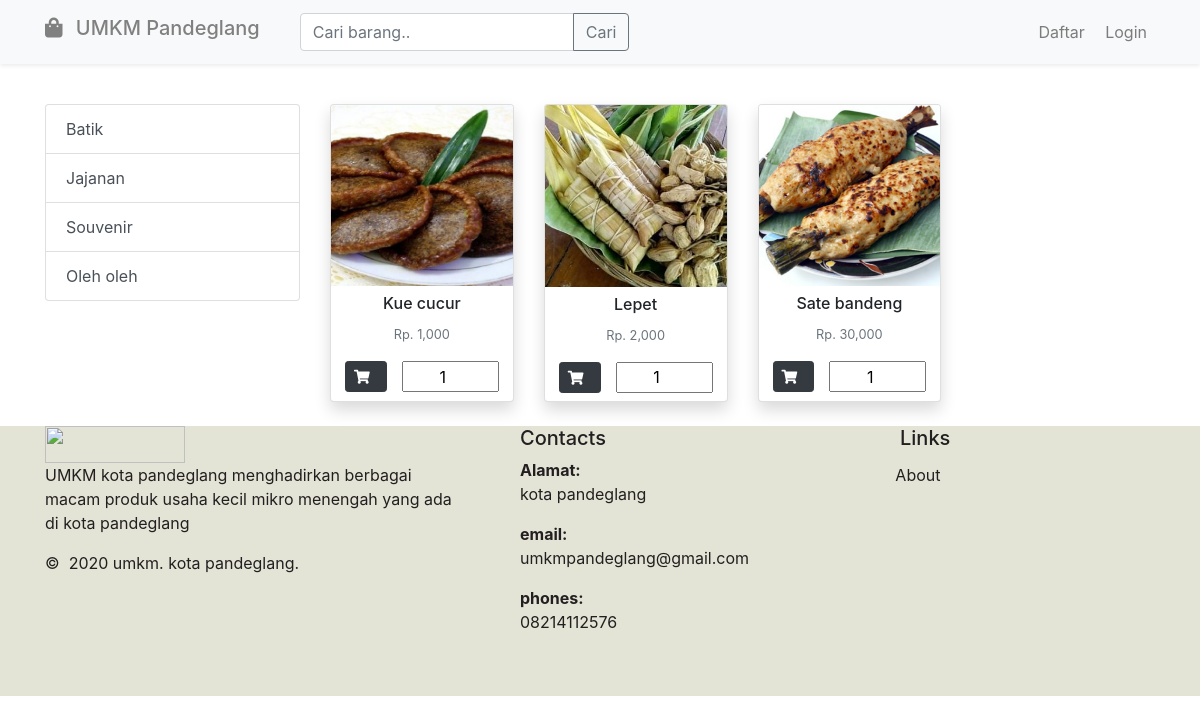
The page /index.php/kategori/jajanan on the database its author committed.
### tables this page shows
CREATE TABLE `tb_barang` (
  `id_barang` int(11) NOT NULL,
  `nama_barang` varchar(128) NOT NULL,
  `keterangan` varchar(128) NOT NULL,
  `harga` varchar(128) NOT NULL,
  `id_kategori` int(11) NOT NULL,
  `stok` int(100) NOT NULL,
  `gambar` varchar(128) NOT NULL
);

### application/controllers/Kategori.php (called while the page is built, shortened)
<?php
class Kategori extends CI_Controller
{
   public function __construct()
   {
      $this->load->model('Kategori_model');
   }
   public function jajanan()
   {
      $data['title'] = 'Kategori Jajanan';
      $data['jajanan'] = $this->Kategori_model->jajanan();
      $this->load->view('home/header', $data);
      $this->load->view('home/topbar');
      $this->load->view('home/kategori/jajanan', $data);
      $this->load->view('home/footer');
   }
}

### index.php (called while the page is built, shortened)
<?php
require_once BASEPATH.'core/CodeIgniter.php';

### application/models/Kategori_model.php (called while the page is built, shortened)
<?php
class Kategori_model extends CI_Model
{
   public function jajanan()
   {
      return $this->db->get_where('tb_barang', ['id_kategori' => '2'])->result_array();
   }
}

### application/views/home/kategori/jajanan.php (the view, shortened to what this page needs)
<div class="container">
   <div class="row d-flex justify-content-center">
      <div class="col-lg-3">
         <div class="list-group">
            <a href="<?= base_url('kategori/batik') ?>" class="list-group-item list-group-item-action">Batik</a>
            <a href="<?= base_url('kategori/jajanan') ?>" class="list-group-item list-group-item-action">Jajanan</a>
            <a href="<?= base_url('kategori/souvenir') ?>" class="list-group-item list-group-item-action">Souvenir</a>
            <a href="<?= base_url('kategori/oleh_oleh') ?>" class="list-group-item list-group-item-action">Oleh oleh</a>
         </div>
      </div>
      <div class="col-lg-9">
         <div class="row">
            <?php foreach ($jajanan as $brg) : ?>
               <div class="col-lg-3 col-md-6 mb-4">
                  <div class="card h-100 shadow">
                     <a href="<?= base_url('home/detail/') . $brg['id_barang']; ?>"><img class="card-img-top" src="<?= base_url('public/img/upload/') . $brg['gambar']; ?>"></a>
                     <div class="card-body mx-0 my-0 px-0 py-0 p-2 text-center">
                        <h6>
                           <?= $brg['nama_barang']; ?>
                        </h6>
                        <small class="card-subtitle text-muted">Rp. <?= number_format($brg['harga']); ?></small><br>
                        <div class="d-inline d-flex mt-3 justify-content-center">
                           <button class="tambah_keranjang btn btn-sm btn-dark" data-gambar="<?= $brg['gambar']; ?>" data-produkid="<?= $brg['id_barang']; ?>" data-produknama="<?= $brg['nama_barang']; ?>" data-produkharga="<?= $brg['harga']; ?>"><i class="fas fa-shopping-cart mr-2"></i></button>
                           <input style="text-align: center; margin-left: 15px;" type="number" id="<?= $brg['id_barang']; ?>" name="quantity" min="0" max="100" value="1">
                        </div>
                     </div>
                  </div>
               </div>
            <?php endforeach; ?>
         </div>
      </div>
   </div>
</div>

### assets/shop-pages/css/shop-homepage.css (style rules this page uses)
body { padding-top: 56px; }

### rows shown on the page
tb_barang: gambar (picture), nama_barang "Kue cucur", harga "1,000"
tb_barang: gambar (picture), nama_barang "Lepet", harga "2,000"
tb_barang: gambar (picture), nama_barang "Sate bandeng", harga "30,000"
